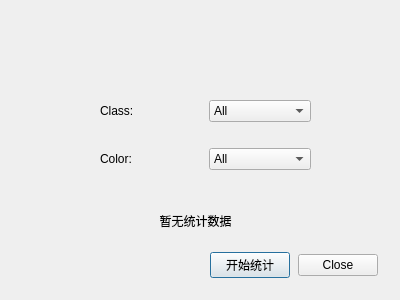
<?xml version="1.0" encoding="UTF-8"?>
<ui version="4.0">
 <class>StasDialog</class>
 <widget class="QDialog" name="StasDialog">
  <property name="geometry">
   <rect>
    <x>0</x>
    <y>0</y>
    <width>400</width>
    <height>300</height>
   </rect>
  </property>
  <property name="windowTitle">
   <string>Dialog</string>
  </property>
  <widget class="QWidget" name="verticalLayoutWidget">
   <property name="geometry">
    <rect>
     <x>100</x>
     <y>80</y>
     <width>211</width>
     <height>111</height>
    </rect>
   </property>
   <layout class="QVBoxLayout" name="verticalLayout">
    <item>
     <layout class="QHBoxLayout" name="horizontalLayout">
      <item>
       <widget class="QLabel" name="label">
        <property name="text">
         <string>Class:</string>
        </property>
       </widget>
      </item>
      <item>
       <widget class="QComboBox" name="classCombo">
        <item>
         <property name="text">
          <string>All</string>
         </property>
        </item>
        <item>
         <property name="text">
          <string>G</string>
         </property>
        </item>
        <item>
         <property name="text">
          <string>1</string>
         </property>
        </item>
        <item>
         <property name="text">
          <string>2</string>
         </property>
        </item>
        <item>
         <property name="text">
          <string>3</string>
         </property>
        </item>
        <item>
         <property name="text">
          <string>4</string>
         </property>
        </item>
        <item>
         <property name="text">
          <string>O</string>
         </property>
        </item>
        <item>
         <property name="text">
          <string>Bs</string>
         </property>
        </item>
        <item>
         <property name="text">
          <string>Bb</string>
         </property>
        </item>
       </widget>
      </item>
     </layout>
    </item>
    <item>
     <layout class="QHBoxLayout" name="horizontalLayout_2">
      <item>
       <widget class="QLabel" name="label_2">
        <property name="text">
         <string>Color:</string>
        </property>
       </widget>
      </item>
      <item>
       <widget class="QComboBox" name="colorCombo">
        <item>
         <property name="text">
          <string>All</string>
         </property>
        </item>
        <item>
         <property name="text">
          <string>Blue</string>
         </property>
        </item>
        <item>
         <property name="text">
          <string>Red</string>
         </property>
        </item>
        <item>
         <property name="text">
          <string>Gray</string>
         </property>
        </item>
        <item>
         <property name="text">
          <string>Purple</string>
         </property>
        </item>
        <item>
         <property name="text">
          <string/>
         </property>
        </item>
       </widget>
      </item>
     </layout>
    </item>
   </layout>
  </widget>
  <widget class="QLabel" name="dataLabel">
   <property name="geometry">
    <rect>
     <x>130</x>
     <y>200</y>
     <width>131</width>
     <height>41</height>
    </rect>
   </property>
   <property name="text">
    <string>暂无统计数据</string>
   </property>
   <property name="alignment">
    <set>Qt::AlignmentFlag::AlignCenter</set>
   </property>
  </widget>
  <widget class="QWidget" name="horizontalLayoutWidget">
   <property name="geometry">
    <rect>
     <x>210</x>
     <y>240</y>
     <width>168</width>
     <height>51</height>
    </rect>
   </property>
   <layout class="QHBoxLayout" name="horizontalLayout_3">
    <item>
     <widget class="QPushButton" name="stasButton">
      <property name="text">
       <string>开始统计</string>
      </property>
     </widget>
    </item>
    <item>
     <widget class="QDialogButtonBox" name="buttonBox">
      <property name="orientation">
       <enum>Qt::Orientation::Horizontal</enum>
      </property>
      <property name="standardButtons">
       <set>QDialogButtonBox::StandardButton::Close</set>
      </property>
     </widget>
    </item>
   </layout>
  </widget>
 </widget>
 <resources/>
 <connections>
  <connection>
   <sender>buttonBox</sender>
   <signal>rejected()</signal>
   <receiver>StasDialog</receiver>
   <slot>reject()</slot>
   <hints>
    <hint type="sourcelabel">
     <x>200</x>
     <y>265</y>
    </hint>
    <hint type="destinationlabel">
     <x>199</x>
     <y>149</y>
    </hint>
   </hints>
  </connection>
  <connection>
   <sender>stasButton</sender>
   <signal>clicked()</signal>
   <receiver>StasDialog</receiver>
   <slot>startStas()</slot>
   <hints>
    <hint type="sourcelabel">
     <x>250</x>
     <y>264</y>
    </hint>
    <hint type="destinationlabel">
     <x>199</x>
     <y>149</y>
    </hint>
   </hints>
  </connection>
 </connections>
 <slots>
  <signal>getStasRequestsed()</signal>
  <slot>startStas()</slot>
 </slots>
</ui>
